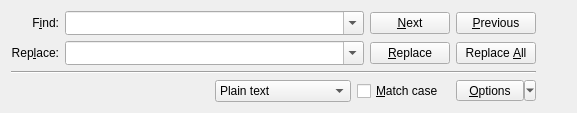
<ui version="4.0" >
 <author>Sebastian Pipping</author>
 <class>PowerSearchBar</class>
 <widget class="QWidget" name="PowerSearchBar" >
  <property name="geometry" >
   <rect>
    <x>0</x>
    <y>0</y>
    <width>577</width>
    <height>111</height>
   </rect>
  </property>
  <property name="sizePolicy" >
   <sizepolicy vsizetype="Minimum" hsizetype="Preferred" >
    <horstretch>0</horstretch>
    <verstretch>0</verstretch>
   </sizepolicy>
  </property>
  <layout class="QHBoxLayout" name="horizontalLayout_2" >
   <item>
    <layout class="QGridLayout" name="gridLayout" >
     <property name="horizontalSpacing" >
      <number>6</number>
     </property>
     <item row="0" column="0" >
      <widget class="QLabel" name="label" >
       <property name="text" >
        <string>F&amp;ind:</string>
       </property>
       <property name="alignment" >
        <set>Qt::AlignRight|Qt::AlignTrailing|Qt::AlignVCenter</set>
       </property>
       <property name="buddy" >
        <cstring>pattern</cstring>
       </property>
      </widget>
     </item>
     <item row="0" column="1" >
      <widget class="QComboBox" name="pattern" >
       <property name="sizePolicy" >
        <sizepolicy vsizetype="Fixed" hsizetype="Expanding" >
         <horstretch>0</horstretch>
         <verstretch>0</verstretch>
        </sizepolicy>
       </property>
       <property name="sizeAdjustPolicy" >
        <enum>QComboBox::AdjustToMinimumContentsLengthWithIcon</enum>
       </property>
       <property name="focusPolicy" >
        <enum>Qt::StrongFocus</enum>
       </property>
       <property name="toolTip" >
        <string>Text to search for</string>
       </property>
       <property name="editable" >
        <bool>true</bool>
       </property>
      </widget>
     </item>
     <item row="0" column="2" >
      <widget class="QPushButton" name="findNext" >
       <property name="toolTip" >
        <string>Jump to next match</string>
       </property>
       <property name="text" >
        <string>&amp;Next</string>
       </property>
      </widget>
     </item>
     <item row="0" column="3" >
      <widget class="QPushButton" name="findPrev" >
       <property name="toolTip" >
        <string>Jump to previous match</string>
       </property>
       <property name="text" >
        <string>&amp;Previous</string>
       </property>
       <property name="icon" >
        <iconset>
         <normaloff/>
        </iconset>
       </property>
      </widget>
     </item>
     <item row="1" column="0" >
      <widget class="QLabel" name="label_3" >
       <property name="text" >
        <string>Rep&amp;lace:</string>
       </property>
       <property name="alignment" >
        <set>Qt::AlignRight|Qt::AlignTrailing|Qt::AlignVCenter</set>
       </property>
       <property name="buddy" >
        <cstring>replacement</cstring>
       </property>
      </widget>
     </item>
     <item row="1" column="1" >
      <widget class="QComboBox" name="replacement" >
       <property name="sizePolicy" >
        <sizepolicy vsizetype="Fixed" hsizetype="Expanding" >
         <horstretch>0</horstretch>
         <verstretch>0</verstretch>
        </sizepolicy>
       </property>
       <property name="sizeAdjustPolicy" >
        <enum>QComboBox::AdjustToMinimumContentsLengthWithIcon</enum>
       </property>
       <property name="toolTip" >
        <string>Text to replace with</string>
       </property>
       <property name="editable" >
        <bool>true</bool>
       </property>
      </widget>
     </item>
     <item row="1" column="2" >
      <widget class="QPushButton" name="replaceNext" >
       <property name="toolTip" >
        <string>Replace next match</string>
       </property>
       <property name="text" >
        <string>&amp;Replace</string>
       </property>
      </widget>
     </item>
     <item row="1" column="3" >
      <widget class="QPushButton" name="replaceAll" >
       <property name="toolTip" >
        <string>Replace all matches</string>
       </property>
       <property name="text" >
        <string>Replace &amp;All</string>
       </property>
      </widget>
     </item>
     <item row="2" column="0" colspan="4" >
      <widget class="Line" name="line_2" >
       <property name="orientation" >
        <enum>Qt::Horizontal</enum>
       </property>
      </widget>
     </item>
     <item row="4" column="3" >
      <widget class="QToolButton" name="options" >
       <property name="sizePolicy" >
        <sizepolicy vsizetype="Fixed" hsizetype="Preferred" >
         <horstretch>0</horstretch>
         <verstretch>0</verstretch>
        </sizepolicy>
       </property>
       <property name="text" >
        <string>&amp;Options</string>
       </property>
       <property name="checkable" >
        <bool>false</bool>
       </property>
       <property name="popupMode" >
        <enum>QToolButton::MenuButtonPopup</enum>
       </property>
      </widget>
     </item>
     <item row="4" column="1" colspan="2" >
      <layout class="QHBoxLayout" name="horizontalLayout" >
       <property name="spacing" >
        <number>0</number>
       </property>
       <property name="rightMargin" >
        <number>6</number>
       </property>
       <item>
        <spacer name="horizontalSpacer" >
         <property name="orientation" >
          <enum>Qt::Horizontal</enum>
         </property>
         <property name="sizeHint" stdset="0" >
          <size>
           <width>0</width>
           <height>20</height>
          </size>
         </property>
        </spacer>
       </item>
       <item>
        <widget class="QComboBox" name="searchMode" >
         <property name="sizePolicy" >
          <sizepolicy vsizetype="Fixed" hsizetype="Minimum" >
           <horstretch>0</horstretch>
           <verstretch>0</verstretch>
          </sizepolicy>
         </property>
         <property name="toolTip" >
          <string>Search mode</string>
         </property>
         <property name="maxVisibleItems" >
          <number>4</number>
         </property>
         <property name="frame" >
          <bool>true</bool>
         </property>
         <item>
          <property name="text" >
           <string>Plain text</string>
          </property>
         </item>
         <item>
          <property name="text" >
           <string>Whole words</string>
          </property>
         </item>
         <item>
          <property name="text" >
           <string>Escape sequences</string>
          </property>
         </item>
         <item>
          <property name="text" >
           <string>Regular expression</string>
          </property>
         </item>
        </widget>
       </item>
       <item>
        <spacer name="horizontalSpacer_2" >
         <property name="orientation" >
          <enum>Qt::Horizontal</enum>
         </property>
         <property name="sizeType" >
          <enum>QSizePolicy::Fixed</enum>
         </property>
         <property name="sizeHint" stdset="0" >
          <size>
           <width>6</width>
           <height>20</height>
          </size>
         </property>
        </spacer>
       </item>
       <item>
        <widget class="QCheckBox" name="matchCase" >
         <property name="toolTip" >
          <string>Case-sensitive searching</string>
         </property>
         <property name="text" >
          <string>&amp;Match case</string>
         </property>
        </widget>
       </item>
      </layout>
     </item>
    </layout>
   </item>
   <item>
    <layout class="QVBoxLayout" name="verticalLayout_2" >
     <item>
      <widget class="QToolButton" name="mutate" >
       <property name="toolTip" >
        <string>Switch to incremental search bar</string>
       </property>
       <property name="text" >
        <string/>
       </property>
       <property name="icon" >
        <iconset>
         <normaloff/>
        </iconset>
       </property>
       <property name="autoRaise" >
        <bool>true</bool>
       </property>
      </widget>
     </item>
     <item>
      <spacer>
       <property name="orientation" >
        <enum>Qt::Vertical</enum>
       </property>
       <property name="sizeHint" stdset="0" >
        <size>
         <width>20</width>
         <height>40</height>
        </size>
       </property>
      </spacer>
     </item>
    </layout>
   </item>
  </layout>
 </widget>
 <tabstops>
  <tabstop>pattern</tabstop>
  <tabstop>findNext</tabstop>
  <tabstop>findPrev</tabstop>
  <tabstop>replacement</tabstop>
  <tabstop>replaceNext</tabstop>
  <tabstop>replaceAll</tabstop>
  <tabstop>searchMode</tabstop>
  <tabstop>matchCase</tabstop>
  <tabstop>options</tabstop>
  <tabstop>mutate</tabstop>
 </tabstops>
 <resources/>
 <connections/>
</ui>
